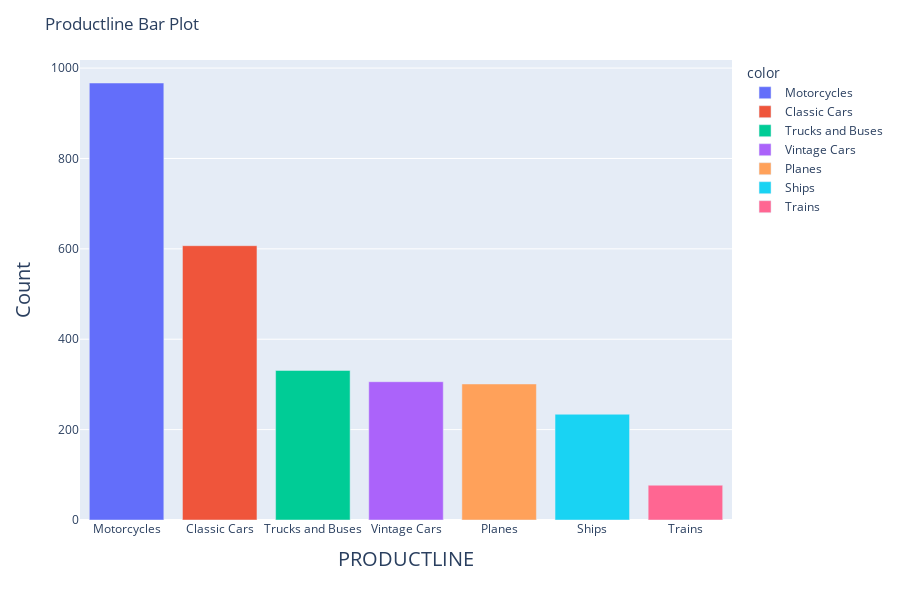

Notebook source saved alongside this figure:
### Code cell
barplot_visualization('PRODUCTLINE')

### Figure 1 — Plotly figure (JSON) as saved in the notebook; plotly's stock layout.template omitted (floating-point values rounded to 4 significant figures)
{"data": [{"alignmentgroup": "True", "hovertemplate": "color=Motorcycles<br>x=%{x}<br>y=%{y}<extra></extra>", "legendgroup": "Motorcycles", "marker": {"color": "#636efa"}, "name": "Motorcycles", "offsetgroup": "Motorcycles", "orientation": "v", "showlegend": true, "textposition": "auto", "type": "bar", "x": ["Motorcycles"], "xaxis": "x", "y": [967], "yaxis": "y"}, {"alignmentgroup": "True", "hovertemplate": "color=Classic Cars<br>x=%{x}<br>y=%{y}<extra></extra>", "legendgroup": "Classic Cars", "marker": {"color": "#EF553B"}, "name": "Classic Cars", "offsetgroup": "Classic Cars", "orientation": "v", "showlegend": true, "textposition": "auto", "type": "bar", "x": ["Classic Cars"], "xaxis": "x", "y": [607], "yaxis": "y"}, {"alignmentgroup": "True", "hovertemplate": "color=Trucks and Buses<br>x=%{x}<br>y=%{y}<extra></extra>", "legendgroup": "Trucks and Buses", "marker": {"color": "#00cc96"}, "name": "Trucks and Buses", "offsetgroup": "Trucks and Buses", "orientation": "v", "showlegend": true, "textposition": "auto", "type": "bar", "x": ["Trucks and Buses"], "xaxis": "x", "y": [331], "yaxis": "y"}, {"alignmentgroup": "True", "hovertemplate": "color=Vintage Cars<br>x=%{x}<br>y=%{y}<extra></extra>", "legendgroup": "Vintage Cars", "marker": {"color": "#ab63fa"}, "name": "Vintage Cars", "offsetgroup": "Vintage Cars", "orientation": "v", "showlegend": true, "textposition": "auto", "type": "bar", "x": ["Vintage Cars"], "xaxis": "x", "y": [306], "yaxis": "y"}, {"alignmentgroup": "True", "hovertemplate": "color=Planes<br>x=%{x}<br>y=%{y}<extra></extra>", "legendgroup": "Planes", "marker": {"color": "#FFA15A"}, "name": "Planes", "offsetgroup": "Planes", "orientation": "v", "showlegend": true, "textposition": "auto", "type": "bar", "x": ["Planes"], "xaxis": "x", "y": [301], "yaxis": "y"}, {"alignmentgroup": "True", "hovertemplate": "color=Ships<br>x=%{x}<br>y=%{y}<extra></extra>", "legendgroup": "Ships", "marker": {"color": "#19d3f3"}, "name": "Ships", "offsetgroup": "Ships", "orientation": "v", "showlegend": true, "textposition": "auto", "type": "bar", "x": ["Ships"], "xaxis": "x", "y": [234], "yaxis": "y"}, {"alignmentgroup": "True", "hovertemplate": "color=Trains<br>x=%{x}<br>y=%{y}<extra></extra>", "legendgroup": "Trains", "marker": {"color": "#FF6692"}, "name": "Trains", "offsetgroup": "Trains", "orientation": "v", "showlegend": true, "textposition": "auto", "type": "bar", "x": ["Trains"], "xaxis": "x", "y": [77], "yaxis": "y"}], "layout": {"barmode": "relative", "height": 600, "legend": {"title": {"text": "color"}, "tracegroupgap": 0}, "margin": {"t": 60}, "title": {"text": "Productline Bar Plot"}, "xaxis": {"anchor": "y", "domain": [0, 1], "title": {"font": {"size": 20}, "text": "PRODUCTLINE"}}, "yaxis": {"anchor": "x", "domain": [0, 1], "title": {"font": {"size": 20}, "text": "Count"}}}}
